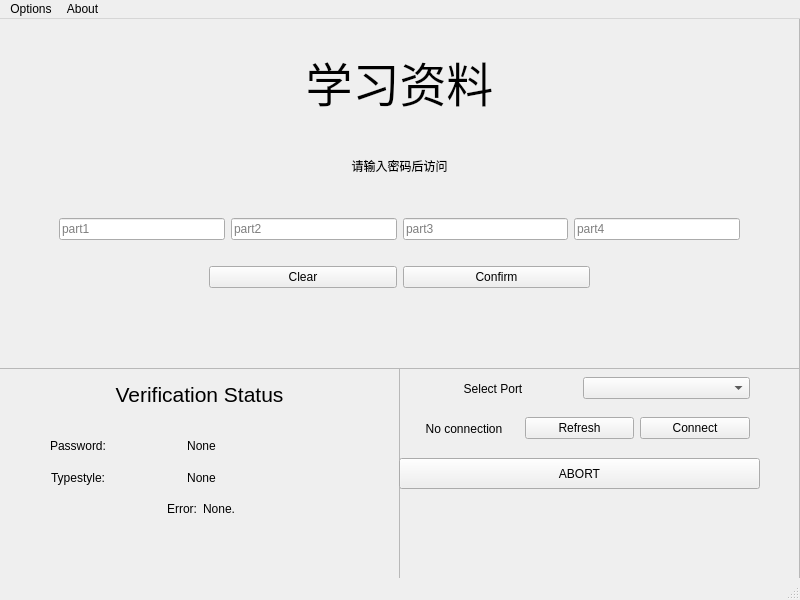
<?xml version="1.0" encoding="UTF-8"?>
<ui version="4.0">
 <class>MainWindow</class>
 <widget class="QMainWindow" name="MainWindow">
  <property name="geometry">
   <rect>
    <x>0</x>
    <y>0</y>
    <width>800</width>
    <height>600</height>
   </rect>
  </property>
  <property name="windowTitle">
   <string>K Verification-Insider Preview-Ver 0.1.0</string>
  </property>
  <widget class="QWidget" name="centralwidget">
   <widget class="QFrame" name="frame_imput_area">
    <property name="geometry">
     <rect>
      <x>-1</x>
      <y>-1</y>
      <width>801</width>
      <height>351</height>
     </rect>
    </property>
    <property name="frameShape">
     <enum>QFrame::StyledPanel</enum>
    </property>
    <property name="frameShadow">
     <enum>QFrame::Raised</enum>
    </property>
    <widget class="QWidget" name="layoutWidget">
     <property name="geometry">
      <rect>
       <x>40</x>
       <y>120</y>
       <width>721</width>
       <height>231</height>
      </rect>
     </property>
     <layout class="QVBoxLayout" name="verticalLayout">
      <property name="spacing">
       <number>-1</number>
      </property>
      <property name="leftMargin">
       <number>20</number>
      </property>
      <property name="topMargin">
       <number>20</number>
      </property>
      <property name="rightMargin">
       <number>20</number>
      </property>
      <property name="bottomMargin">
       <number>20</number>
      </property>
      <item>
       <spacer name="verticalSpacer_2">
        <property name="orientation">
         <enum>Qt::Vertical</enum>
        </property>
        <property name="sizeType">
         <enum>QSizePolicy::Fixed</enum>
        </property>
        <property name="sizeHint" stdset="0">
         <size>
          <width>20</width>
          <height>40</height>
         </size>
        </property>
       </spacer>
      </item>
      <item>
       <layout class="QHBoxLayout" name="horizontalLayout_2">
        <item>
         <widget class="QLineEdit" name="password1">
          <property name="sizePolicy">
           <sizepolicy hsizetype="Expanding" vsizetype="Fixed">
            <horstretch>0</horstretch>
            <verstretch>0</verstretch>
           </sizepolicy>
          </property>
          <property name="echoMode">
           <enum>QLineEdit::Password</enum>
          </property>
          <property name="placeholderText">
           <string>part1</string>
          </property>
         </widget>
        </item>
        <item>
         <widget class="QLineEdit" name="password2">
          <property name="sizePolicy">
           <sizepolicy hsizetype="Expanding" vsizetype="Fixed">
            <horstretch>0</horstretch>
            <verstretch>0</verstretch>
           </sizepolicy>
          </property>
          <property name="echoMode">
           <enum>QLineEdit::Password</enum>
          </property>
          <property name="placeholderText">
           <string>part2</string>
          </property>
         </widget>
        </item>
        <item>
         <widget class="QLineEdit" name="password3">
          <property name="sizePolicy">
           <sizepolicy hsizetype="Expanding" vsizetype="Fixed">
            <horstretch>0</horstretch>
            <verstretch>0</verstretch>
           </sizepolicy>
          </property>
          <property name="text">
           <string/>
          </property>
          <property name="echoMode">
           <enum>QLineEdit::Password</enum>
          </property>
          <property name="placeholderText">
           <string>part3</string>
          </property>
         </widget>
        </item>
        <item>
         <widget class="QLineEdit" name="password4">
          <property name="sizePolicy">
           <sizepolicy hsizetype="Expanding" vsizetype="Fixed">
            <horstretch>0</horstretch>
            <verstretch>0</verstretch>
           </sizepolicy>
          </property>
          <property name="echoMode">
           <enum>QLineEdit::Password</enum>
          </property>
          <property name="placeholderText">
           <string>part4</string>
          </property>
         </widget>
        </item>
       </layout>
      </item>
      <item>
       <layout class="QHBoxLayout" name="horizontalLayout">
        <property name="leftMargin">
         <number>150</number>
        </property>
        <property name="topMargin">
         <number>0</number>
        </property>
        <property name="rightMargin">
         <number>150</number>
        </property>
        <item>
         <widget class="QPushButton" name="clearButton">
          <property name="text">
           <string>Clear</string>
          </property>
         </widget>
        </item>
        <item>
         <widget class="QPushButton" name="enterButton">
          <property name="text">
           <string>Confirm</string>
          </property>
         </widget>
        </item>
       </layout>
      </item>
      <item>
       <spacer name="verticalSpacer">
        <property name="orientation">
         <enum>Qt::Vertical</enum>
        </property>
        <property name="sizeType">
         <enum>QSizePolicy::Fixed</enum>
        </property>
        <property name="sizeHint" stdset="0">
         <size>
          <width>20</width>
          <height>40</height>
         </size>
        </property>
       </spacer>
      </item>
     </layout>
    </widget>
    <widget class="QLabel" name="label_pic">
     <property name="geometry">
      <rect>
       <x>140</x>
       <y>25</y>
       <width>121</width>
       <height>91</height>
      </rect>
     </property>
     <property name="text">
      <string/>
     </property>
    </widget>
    <widget class="QWidget" name="">
     <property name="geometry">
      <rect>
       <x>40</x>
       <y>24</y>
       <width>721</width>
       <height>163</height>
      </rect>
     </property>
     <layout class="QVBoxLayout" name="verticalLayout_3">
      <item>
       <widget class="QLabel" name="label_heading">
        <property name="font">
         <font>
          <pointsize>35</pointsize>
         </font>
        </property>
        <property name="text">
         <string>学习资料</string>
        </property>
        <property name="alignment">
         <set>Qt::AlignCenter</set>
        </property>
       </widget>
      </item>
      <item>
       <widget class="QLabel" name="label_heading2">
        <property name="text">
         <string>请输入密码后访问</string>
        </property>
        <property name="alignment">
         <set>Qt::AlignCenter</set>
        </property>
       </widget>
      </item>
     </layout>
    </widget>
   </widget>
   <widget class="QFrame" name="frame_information_area">
    <property name="geometry">
     <rect>
      <x>-1</x>
      <y>349</y>
      <width>401</width>
      <height>211</height>
     </rect>
    </property>
    <property name="frameShape">
     <enum>QFrame::StyledPanel</enum>
    </property>
    <property name="frameShadow">
     <enum>QFrame::Raised</enum>
    </property>
    <widget class="QWidget" name="layoutWidget">
     <property name="geometry">
      <rect>
       <x>10</x>
       <y>4</y>
       <width>381</width>
       <height>159</height>
      </rect>
     </property>
     <layout class="QVBoxLayout" name="verticalLayout_2">
      <property name="leftMargin">
       <number>10</number>
      </property>
      <property name="topMargin">
       <number>10</number>
      </property>
      <property name="rightMargin">
       <number>10</number>
      </property>
      <property name="bottomMargin">
       <number>10</number>
      </property>
      <item>
       <widget class="QLabel" name="label_veri">
        <property name="font">
         <font>
          <pointsize>16</pointsize>
         </font>
        </property>
        <property name="text">
         <string>Verification Status</string>
        </property>
        <property name="alignment">
         <set>Qt::AlignCenter</set>
        </property>
       </widget>
      </item>
      <item>
       <spacer name="verticalSpacer_3">
        <property name="orientation">
         <enum>Qt::Vertical</enum>
        </property>
        <property name="sizeType">
         <enum>QSizePolicy::Fixed</enum>
        </property>
        <property name="sizeHint" stdset="0">
         <size>
          <width>20</width>
          <height>20</height>
         </size>
        </property>
       </spacer>
      </item>
      <item>
       <layout class="QHBoxLayout" name="horizontalLayout_5">
        <item>
         <widget class="QLabel" name="label_password">
          <property name="text">
           <string>Password:</string>
          </property>
          <property name="alignment">
           <set>Qt::AlignCenter</set>
          </property>
         </widget>
        </item>
        <item>
         <widget class="QLabel" name="label_password_status">
          <property name="text">
           <string>None</string>
          </property>
          <property name="alignment">
           <set>Qt::AlignCenter</set>
          </property>
         </widget>
        </item>
        <item>
         <spacer name="horizontalSpacer">
          <property name="orientation">
           <enum>Qt::Horizontal</enum>
          </property>
          <property name="sizeType">
           <enum>QSizePolicy::Fixed</enum>
          </property>
          <property name="sizeHint" stdset="0">
           <size>
            <width>120</width>
            <height>20</height>
           </size>
          </property>
         </spacer>
        </item>
       </layout>
      </item>
      <item>
       <layout class="QHBoxLayout" name="horizontalLayout_6">
        <item>
         <widget class="QLabel" name="label_keyboard">
          <property name="text">
           <string>Typestyle:</string>
          </property>
          <property name="alignment">
           <set>Qt::AlignCenter</set>
          </property>
         </widget>
        </item>
        <item>
         <widget class="QLabel" name="label_keyboard_status">
          <property name="text">
           <string>None</string>
          </property>
          <property name="alignment">
           <set>Qt::AlignCenter</set>
          </property>
         </widget>
        </item>
        <item>
         <spacer name="horizontalSpacer_2">
          <property name="orientation">
           <enum>Qt::Horizontal</enum>
          </property>
          <property name="sizeType">
           <enum>QSizePolicy::Fixed</enum>
          </property>
          <property name="sizeHint" stdset="0">
           <size>
            <width>120</width>
            <height>20</height>
           </size>
          </property>
         </spacer>
        </item>
       </layout>
      </item>
      <item>
       <layout class="QHBoxLayout" name="horizontalLayout_7">
        <item>
         <widget class="QLabel" name="label_error">
          <property name="text">
           <string>Error:</string>
          </property>
          <property name="alignment">
           <set>Qt::AlignRight|Qt::AlignTrailing|Qt::AlignVCenter</set>
          </property>
         </widget>
        </item>
        <item>
         <widget class="QLabel" name="label_error_content">
          <property name="text">
           <string>None.</string>
          </property>
         </widget>
        </item>
       </layout>
      </item>
     </layout>
    </widget>
   </widget>
   <widget class="QFrame" name="frame_settings_area">
    <property name="geometry">
     <rect>
      <x>399</x>
      <y>349</y>
      <width>401</width>
      <height>211</height>
     </rect>
    </property>
    <property name="frameShape">
     <enum>QFrame::StyledPanel</enum>
    </property>
    <property name="frameShadow">
     <enum>QFrame::Raised</enum>
    </property>
    <widget class="QWidget" name="layoutWidget">
     <property name="geometry">
      <rect>
       <x>0</x>
       <y>0</y>
       <width>361</width>
       <height>41</height>
      </rect>
     </property>
     <layout class="QHBoxLayout" name="horizontalLayout_3">
      <property name="leftMargin">
       <number>10</number>
      </property>
      <property name="rightMargin">
       <number>10</number>
      </property>
      <item>
       <widget class="QLabel" name="label_select_port">
        <property name="text">
         <string>Select Port</string>
        </property>
        <property name="alignment">
         <set>Qt::AlignCenter</set>
        </property>
       </widget>
      </item>
      <item>
       <widget class="QComboBox" name="comboBox_port"/>
      </item>
     </layout>
    </widget>
    <widget class="QWidget" name="layoutWidget">
     <property name="geometry">
      <rect>
       <x>0</x>
       <y>40</y>
       <width>361</width>
       <height>41</height>
      </rect>
     </property>
     <layout class="QHBoxLayout" name="horizontalLayout_4">
      <property name="leftMargin">
       <number>10</number>
      </property>
      <property name="rightMargin">
       <number>10</number>
      </property>
      <item>
       <widget class="QLabel" name="label_connect_status">
        <property name="text">
         <string>No connection</string>
        </property>
        <property name="alignment">
         <set>Qt::AlignCenter</set>
        </property>
       </widget>
      </item>
      <item>
       <widget class="QPushButton" name="refreshButton">
        <property name="text">
         <string>Refresh</string>
        </property>
       </widget>
      </item>
      <item>
       <widget class="QPushButton" name="connectButton">
        <property name="text">
         <string>Connect</string>
        </property>
       </widget>
      </item>
     </layout>
    </widget>
    <widget class="QPushButton" name="abortButton">
     <property name="geometry">
      <rect>
       <x>0</x>
       <y>90</y>
       <width>361</width>
       <height>31</height>
      </rect>
     </property>
     <property name="text">
      <string>ABORT</string>
     </property>
    </widget>
   </widget>
  </widget>
  <widget class="QMenuBar" name="menubar">
   <property name="geometry">
    <rect>
     <x>0</x>
     <y>0</y>
     <width>800</width>
     <height>24</height>
    </rect>
   </property>
   <property name="nativeMenuBar">
    <bool>false</bool>
   </property>
   <widget class="QMenu" name="menuOptions">
    <property name="title">
     <string>Options</string>
    </property>
    <addaction name="actionQuit"/>
   </widget>
   <widget class="QMenu" name="menuAbout">
    <property name="title">
     <string>About</string>
    </property>
    <addaction name="actionGithub_Repo"/>
    <addaction name="actionVersion"/>
   </widget>
   <addaction name="menuOptions"/>
   <addaction name="menuAbout"/>
  </widget>
  <widget class="QStatusBar" name="statusbar"/>
  <action name="actionQuit">
   <property name="text">
    <string>Quit</string>
   </property>
  </action>
  <action name="actionGithub_Repo">
   <property name="text">
    <string>Github Repo</string>
   </property>
  </action>
  <action name="actionVersion">
   <property name="text">
    <string>Version</string>
   </property>
  </action>
 </widget>
 <resources/>
 <connections>
  <connection>
   <sender>actionQuit</sender>
   <signal>triggered()</signal>
   <receiver>MainWindow</receiver>
   <slot>close()</slot>
   <hints>
    <hint type="sourcelabel">
     <x>-1</x>
     <y>-1</y>
    </hint>
    <hint type="destinationlabel">
     <x>399</x>
     <y>299</y>
    </hint>
   </hints>
  </connection>
  <connection>
   <sender>clearButton</sender>
   <signal>clicked()</signal>
   <receiver>password1</receiver>
   <slot>clear()</slot>
   <hints>
    <hint type="sourcelabel">
     <x>331</x>
     <y>296</y>
    </hint>
    <hint type="destinationlabel">
     <x>221</x>
     <y>256</y>
    </hint>
   </hints>
  </connection>
  <connection>
   <sender>enterButton</sender>
   <signal>clicked()</signal>
   <receiver>MainWindow</receiver>
   <slot>printContent()</slot>
   <hints>
    <hint type="sourcelabel">
     <x>488</x>
     <y>289</y>
    </hint>
    <hint type="destinationlabel">
     <x>399</x>
     <y>299</y>
    </hint>
   </hints>
  </connection>
  <connection>
   <sender>actionVersion</sender>
   <signal>triggered()</signal>
   <receiver>MainWindow</receiver>
   <slot>showAbout()</slot>
   <hints>
    <hint type="sourcelabel">
     <x>-1</x>
     <y>-1</y>
    </hint>
    <hint type="destinationlabel">
     <x>399</x>
     <y>299</y>
    </hint>
   </hints>
  </connection>
  <connection>
   <sender>clearButton</sender>
   <signal>clicked()</signal>
   <receiver>password2</receiver>
   <slot>clear()</slot>
   <hints>
    <hint type="sourcelabel">
     <x>398</x>
     <y>312</y>
    </hint>
    <hint type="destinationlabel">
     <x>329</x>
     <y>238</y>
    </hint>
   </hints>
  </connection>
  <connection>
   <sender>clearButton</sender>
   <signal>clicked()</signal>
   <receiver>password3</receiver>
   <slot>clear()</slot>
   <hints>
    <hint type="sourcelabel">
     <x>398</x>
     <y>312</y>
    </hint>
    <hint type="destinationlabel">
     <x>426</x>
     <y>239</y>
    </hint>
   </hints>
  </connection>
  <connection>
   <sender>clearButton</sender>
   <signal>clicked()</signal>
   <receiver>password4</receiver>
   <slot>clear()</slot>
   <hints>
    <hint type="sourcelabel">
     <x>398</x>
     <y>312</y>
    </hint>
    <hint type="destinationlabel">
     <x>738</x>
     <y>256</y>
    </hint>
   </hints>
  </connection>
  <connection>
   <sender>refreshButton</sender>
   <signal>clicked()</signal>
   <receiver>MainWindow</receiver>
   <slot>getAvailablePorts()</slot>
   <hints>
    <hint type="sourcelabel">
     <x>579</x>
     <y>432</y>
    </hint>
    <hint type="destinationlabel">
     <x>399</x>
     <y>299</y>
    </hint>
   </hints>
  </connection>
  <connection>
   <sender>actionGithub_Repo</sender>
   <signal>triggered()</signal>
   <receiver>MainWindow</receiver>
   <slot>jumpToRepo()</slot>
   <hints>
    <hint type="sourcelabel">
     <x>-1</x>
     <y>-1</y>
    </hint>
    <hint type="destinationlabel">
     <x>399</x>
     <y>299</y>
    </hint>
   </hints>
  </connection>
  <connection>
   <sender>enterButton</sender>
   <signal>clicked()</signal>
   <receiver>MainWindow</receiver>
   <slot>verifyPasscode()</slot>
   <hints>
    <hint type="sourcelabel">
     <x>498</x>
     <y>296</y>
    </hint>
    <hint type="destinationlabel">
     <x>399</x>
     <y>299</y>
    </hint>
   </hints>
  </connection>
  <connection>
   <sender>abortButton</sender>
   <signal>clicked()</signal>
   <receiver>MainWindow</receiver>
   <slot>abortConnection()</slot>
   <hints>
    <hint type="sourcelabel">
     <x>579</x>
     <y>491</y>
    </hint>
    <hint type="destinationlabel">
     <x>399</x>
     <y>299</y>
    </hint>
   </hints>
  </connection>
  <connection>
   <sender>clearButton</sender>
   <signal>clicked()</signal>
   <receiver>MainWindow</receiver>
   <slot>clear()</slot>
   <hints>
    <hint type="sourcelabel">
     <x>300</x>
     <y>296</y>
    </hint>
    <hint type="destinationlabel">
     <x>399</x>
     <y>299</y>
    </hint>
   </hints>
  </connection>
  <connection>
   <sender>password1</sender>
   <signal>textEdited(QString)</signal>
   <receiver>MainWindow</receiver>
   <slot>startRecord()</slot>
   <hints>
    <hint type="sourcelabel">
     <x>140</x>
     <y>246</y>
    </hint>
    <hint type="destinationlabel">
     <x>399</x>
     <y>299</y>
    </hint>
   </hints>
  </connection>
 </connections>
 <slots>
  <slot>printContent()</slot>
  <slot>showAbout()</slot>
  <slot>getAvailablePorts()</slot>
  <slot>jumpToRepo()</slot>
  <slot>verifyPasscode()</slot>
  <slot>startRecord()</slot>
  <slot>abortConnection()</slot>
  <slot>clear()</slot>
 </slots>
</ui>
